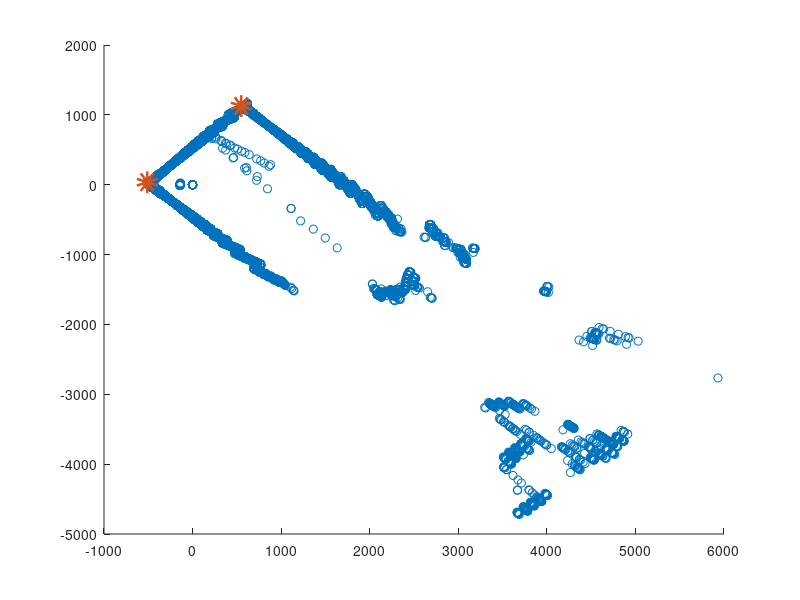
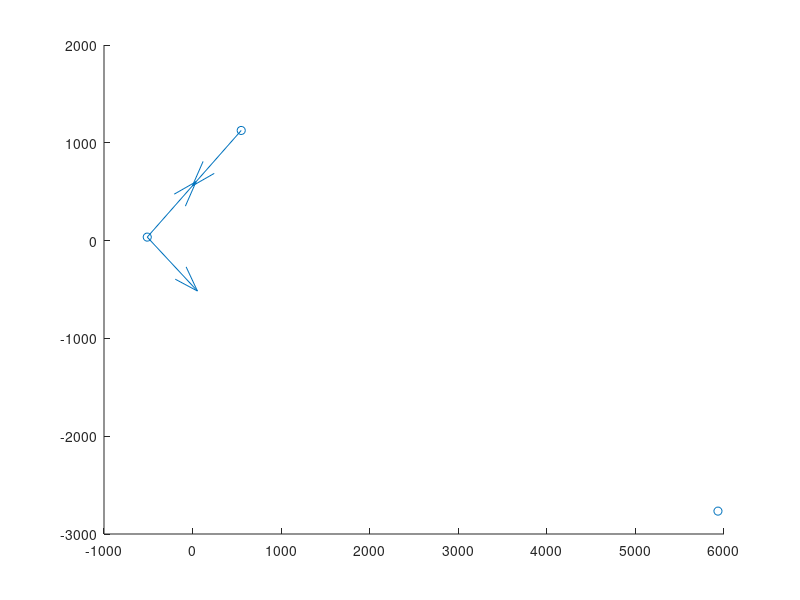

These figures' MATLAB source, in order: (Note: this script raises an error after producing the figures.)
clc;
clear;
close all

Data=importdata("data1.txt");
data_Full=Data.data;
data_Sort=sortrows(data_Full,4);
data.time=data_Full(:,1);
data.start=data_Full(:,2);
data.qual=data_Full(:,3);
data.angle=data_Full(:,4);
data.distance=data_Full(:,5);

%get x,y from distance/angle then:
%%
rangelow = 1;
rangehigh = length(data.distance);
x = data.distance(rangelow:rangehigh) .* cosd(data.angle(rangelow:rangehigh));
y = data.distance(rangelow:rangehigh) .* sind(data.angle(rangelow:rangehigh));

shortside = 1524;
tolerance = 50;

pos=[x,y];
mags = vecnorm(pos,2,2);
ind = find(mags == max(mags));
bigpos = [x(ind), y(ind)];
deltapos = bigpos - pos;
mags = vecnorm(deltapos,2,2);
ind = find(mags == max(mags), 1);
corner1 = [x(ind), y(ind)];
rel_corner = corner1 - pos;
rel_corner_mag = vecnorm(rel_corner,2,2);
ind = find((rel_corner_mag > (shortside - tolerance)) & (rel_corner_mag < (shortside + tolerance)));
cornersmaybe = [x(ind), y(ind)];
deltapos = bigpos - cornersmaybe;
mags = vecnorm(deltapos,2,2);
ind = find(mags == max(mags),1);
corner2 = [cornersmaybe(ind,1), cornersmaybe(ind,2)];
figure
hold on
scatter(x,y)
scatter([corner1(1), corner2(1)], [corner1(2),corner2(2)], "LineWidth", 10)
%%

delta_corner1=corner2-corner1; % From corner 1 to corner 2
delta_corner1_unit=delta_corner1/norm(delta_corner1);
delta_corner2_unit=-delta_corner1_unit;


bigpos_rel=bigpos-corner1; 
bigpos_vec=bigpos_rel-dot(bigpos_rel,delta_corner1_unit)*delta_corner1_unit;
bigpos_unit=bigpos_vec/norm(bigpos_vec);

figure;
scatter([corner1(1), corner2(1), bigpos(1)],[corner1(2), corner2(2), bigpos(2)])
hold on
quiver([corner1(1),corner1(1),corner2(1)],[corner1(2),corner1(2),corner2(2)],[delta_corner1_unit(1),bigpos_unit(1),delta_corner2_unit(1)],[delta_corner1_unit(2),bigpos_unit(2),delta_corner2_unit(2)])

bound_step=100; %mm
len=(95.37-6.40651)*25.4;

corner1_bound=corner1+bound_step*(delta_corner1_unit+bigpos_unit);
corner2_bound=corner2+bound_step*(delta_corner2_unit+bigpos_unit);

corner3_bound=corner1_bound+(len-bound_step)*(bigpos_unit);% + 5*bound_step*delta_corner1_unit;
corner4_bound=corner2_bound+(len-bound_step)*(bigpos_unit);% + 5*bound_step*delta_corner2_unit;

m12=(corner1_bound(2)-corner2_bound(2))/(corner1_bound(1)-corner2_bound(1));
b12=corner1_bound(2)-m12*corner1_bound(1);

m13=(corner1_bound(2)-corner3_bound(2))/(corner1_bound(1)-corner3_bound(1));
b13=corner1_bound(2)-m13*corner1_bound(1);

m24=(corner2_bound(2)-corner4_bound(2))/(corner2_bound(1)-corner4_bound(1));
b24=corner2_bound(2)-m24*corner2_bound(1);

m43=(corner4_bound(2)-corner3_bound(2))/(corner4_bound(1)-corner3_bound(1));
b43=corner4_bound(2)-m43*corner4_bound(1);


r12= @(theta) b12./(sind(theta)-m12*cosd(theta));
r13= @(theta) b13./(sind(theta)-m13*cosd(theta));
r24= @(theta) b24./(sind(theta)-m24*cosd(theta));
r43= @(theta) b43./(sind(theta)-m43*cosd(theta));

thetatest=0:365;
figure;
polarplot(thetatest*pi/180,r12(thetatest)), hold on
polarplot(thetatest*pi/180,r13(thetatest)), hold on
polarplot(thetatest*pi/180,r24(thetatest)), hold on
polarplot(thetatest*pi/180,r43(thetatest)), hold on
rlim([0 3000])

count=1;
for i=1:length(data.distance)
    
    theta=data.angle(i);
    rvec=[r12(theta);r13(theta);r24(theta);r43(theta)];
    rvec=rvec(rvec>0);
    
   if all(data.distance(i)<rvec)
       
       obj_Data.time(count)=data.time(i);
       obj_Data.start(count)=data.start(i);
       obj_Data.qual(count)=data.qual(i);
       obj_Data.angle(count)=data.angle(i);
       obj_Data.distance(count)=data.distance(i);
       
       count=count+1;
       
   end
    
end


figure;
scatter(obj_Data.distance .*cosd(obj_Data.angle), obj_Data.distance .*sind(obj_Data.angle),'LineWidth',3), hold on

mark_5Sec=find(data.time==5000);
data_Sort=sortrows(data_Full(1:mark_5Sec,:),4);

figure;
for i=0:360
    ind=find(data_Sort(:,4)==i);
    ind_Count(i+1)=length(ind);
    mean_Dist(i+1)=sum(data_Sort(ind,5))/ind_Count(i+1);
    scatter(data_Sort(ind,5).*cosd(data_Sort(ind,4)), data_Sort(ind,5).*sind(data_Sort(ind,4)),'LineWidth',3), hold on
end

data_Sort=sortrows(data_Full(mark_5Sec+1:end,:),4);
% for i=0:365
%     ind=find(data_Sort(:,4)==i);
%     ind_Count(i+1)=length(ind);
%     mean_Dist(i+1)=sum(data_Sort(ind,5))/ind_Count(i+1);
% end
count=1;
for i=1:length(data_Sort)
    angle=data_Sort(i,4);
    
        if abs(data_Sort(i, 5)-mean_Dist(angle+1))>=152.4 && abs(data_Sort(i, 5)-mean_Dist(angle+1))<=1016
        
        obj_Data.time(count)=data_Sort(i, 1);
        obj_Data.start(count)=data_Sort(i, 2);
        obj_Data.qual(count)=data_Sort(i, 3);
        obj_Data.angle(count)=data_Sort(i, 4);
        obj_Data.distance(count)=data_Sort(i, 5);
        
        count=count+1;
        
        end
    
end
% figure;
% ang=0:365;
% scatter(mean_Dist.*cosd(ang), mean_Dist.*sind(ang),'LineWidth',3), hold on

figure;
scatter(data.distance.*cosd(data.angle), data.distance.*sind(data.angle),'LineWidth',3), hold on
title("LiDAR Sensor Surroundings Plot",'fontsize',36,'Interpreter','latex')
xlabel('x [mm]','fontsize',36,'Interpreter','latex')
ylabel('y [mm]','FontSize',36,'Interpreter','latex')
%set(gca, 'FontSize', 36)
grid minor;



figure;
scatter(obj_Data.distance.*cosd(obj_Data.angle), obj_Data.distance.*sind(obj_Data.angle),'LineWidth',3), hold on
title("LiDAR Sensor Surroundings Plot",'fontsize',24,'Interpreter','latex')
xlabel('x [mm]','fontsize',22,'Interpreter','latex')
ylabel('y [mm]','FontSize',24,'Interpreter','latex')
set(gca, 'FontSize', 20)
grid minor;


r12= @(theta) (b12)./(sind(theta)-m12*cosd(theta));
r13= @(theta) (b13)./(sind(theta)-m13*cosd(theta));
r24= @(theta) (b24)./(sind(theta)-m24*cosd(theta));
r43= @(theta) (b43)./(sind(theta)-m43*cosd(theta));

count=1;
for i=1:length(data.distance)
    
    theta=data.angle(i);
    rvec=[r12(theta);r13(theta);r24(theta);r43(theta)];
    rvec=rvec(rvec>0);
    
   if all(data.distance(i)<rvec)
       
       obj_Data.time(count)=data.time(i);
       obj_Data.start(count)=data.start(i);
       obj_Data.qual(count)=data.qual(i);
       obj_Data.angle(count)=data.angle(i);
       obj_Data.distance(count)=data.distance(i);
       
       count=count+1;
       
   end
    
end

% NOTE: The below code for rotating the plot was used from: https://www.mathworks.com/matlabcentral/answers/93554-how-can-i-rotate-a-set-of-points-in-a-plane-by-a-certain-angle-about-an-arbitrary-point
x = data.distance.*cosd(data.angle);
x = x';
y = data.distance.*sind(data.angle);
y = y';
v = [x;y];
x_center = 0;
y_center = 0;
center = repmat([x_center; y_center], 1, length(x));
theta = (pi/2)+(pi/4)+(pi);
R = [cos(theta) -sin(theta); sin(theta) cos(theta)];
s = v - center;     % shift points in the plane so that the center of rotation is at the origin
so = R*s;           % apply the rotation about the origin
vo = so + center;   % shift again so the origin goes back to the desired center of rotation
x_rotated = vo(1,:);
y_rotated = vo(2,:);
% NOTE: The above code for rotating the plot was used from: https://www.mathworks.com/matlabcentral/answers/93554-how-can-i-rotate-a-set-of-points-in-a-plane-by-a-certain-angle-about-an-arbitrary-point
figure;

figure;
hold on
%scatter(obj_Data.distance.*cosd(obj_Data.angle), obj_Data.distance.*sind(obj_Data.angle),'LineWidth',3);
scatter(x_rotated, y_rotated,'r','LineWidth',3);
scatter(0, 0,'xk','LineWidth',3);
%camroll(90+45)
 %rotate(h,[0 0],90+45)
 %rotate(g,[0 0],90+45)
ylim([-3500,1000])
title("LiDAR Sensor Surroundings Plot",'fontsize',36,'Interpreter','latex')
xlabel('x [mm]','fontsize',36,'Interpreter','latex')
ylabel('y [mm]','FontSize',36,'Interpreter','latex')
%view([45 45])
%set(gca, 'FontSize', 36)
set(gca,'YDir','reverse');
grid minor;


% figure
% i=1;
% for n=1:length(data.distance) % use for loop to animate the line
%         scatter(double(data.distance(n)).*cosd(double(data.angle(n))), double(data.distance(n)).*sind(double(data.angle(n))),'LineWidth',3), hold on
%         i=i+1;
%         grid on
%         %drawnow
%         pause(0.00005)
% end
